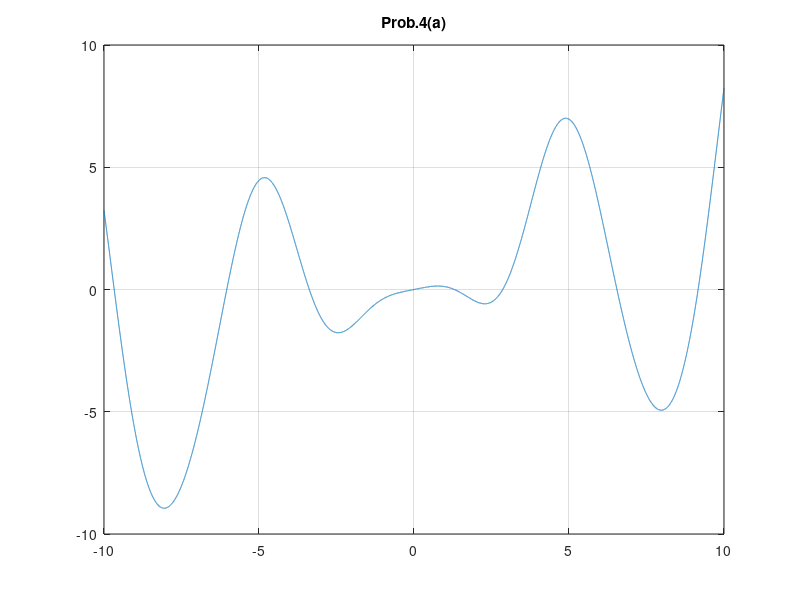
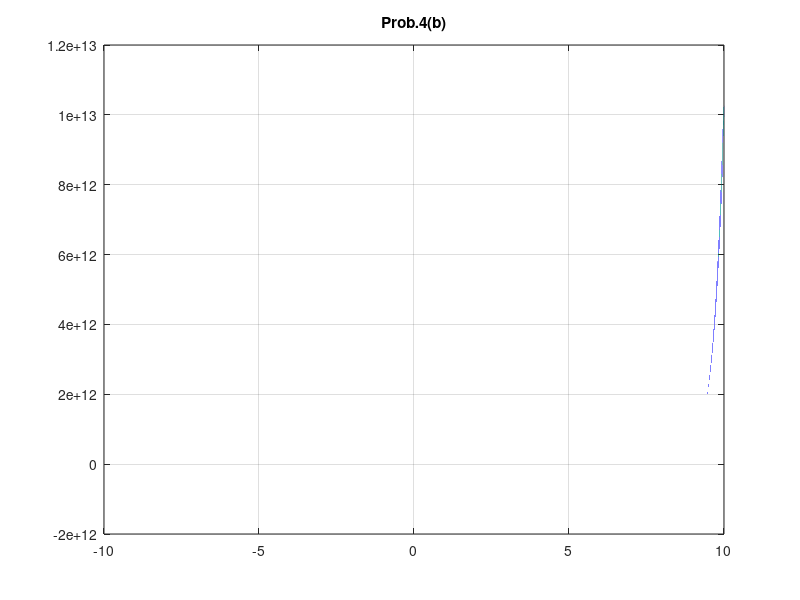

The MATLAB script that drew these images, in order:
x = -10:0.001:10;
y = 0.5 + 0.25.*x -x.*sin(x) -0.5.*cos(2.*x);
figure
plot(x,y);
title('Prob.4(a)');
grid on

a = 1;
b = 2;
c(1) = 0.5 + 0.25*a -a*sin(a) -0.5*cos(2*a);
c(2) = 0.5 + 0.25*b -b*sin(b) -0.5*cos(2*b);

while abs(a-b)/abs(a) > 10^-9
    e = (a+b)/2;
    d = 0.5 + 0.25*e -e*sin(e) -0.5*cos(2*e);
    if d*c(1) > 0
        c(1) = d;
        a = e;
    elseif d*c(2) > 0
        c(2) = d;
        b = e;
    end
end
fprintf('The smallest positive root of Prob.4(a) is %.9f \n',e);


a = -4;
b = -3;
while abs(b-a)/abs(b) >10^-9
    c = b - (0.5 + 0.25*b -b*sin(b) -0.5*cos(2*b))*(b-a)/((0.5 + 0.25*b -b*sin(b) -0.5*cos(2*b))-(0.5 + 0.25*a -a*sin(a) -0.5*cos(2*a)));
    a = b;
    b = c;
end
fprintf('The largest negative root of Prob.4(a) is  %.9f \n',c);

x = -10:0.00001:10;
y = exp(3.*x) -27.*(x.^6) + 27.*(x.^4).*exp(x) - 9.*(x.^2).*exp(2.*x);
figure
plot(x,y);  
grid on
title('Prob.4(b)');


a = 0.8;
b = 1;
while abs(b-a)/abs(b) >10^-9
    c = b - (exp(3*b) -27*(b^6) + 27*(b^4)*exp(b) - 9*(b^2)*exp(2*b))*(b-a)/((exp(3*b) -27*(b^6) + 27*(b^4)*exp(b) - 9*(b^2)*exp(2*b))-(exp(3*a) -27*(a^6) + 27*(a^4)*exp(a) - 9*(a^2)*exp(2*a)));
    a = b;
    b = c;
end

fprintf('The smallest positive root of Prob.4(b) is %.9f \n',c);


a = -0.7;
b = -0.2;
while abs(b-a)/abs(b) >10^-9
    c = b - (exp(3*b) -27*(b^6) + 27*(b^4)*exp(b) - 9*(b^2)*exp(2*b))*(b-a)/((exp(3*b) -27*(b^6) + 27*(b^4)*exp(b) - 9*(b^2)*exp(2*b))-(exp(3*a) -27*(a^6) + 27*(a^4)*exp(a) - 9*(a^2)*exp(2*a)));
    a = b;
    b = c;
end

fprintf('The largest negative root of Prob.4(b) is %.9f \n',c);